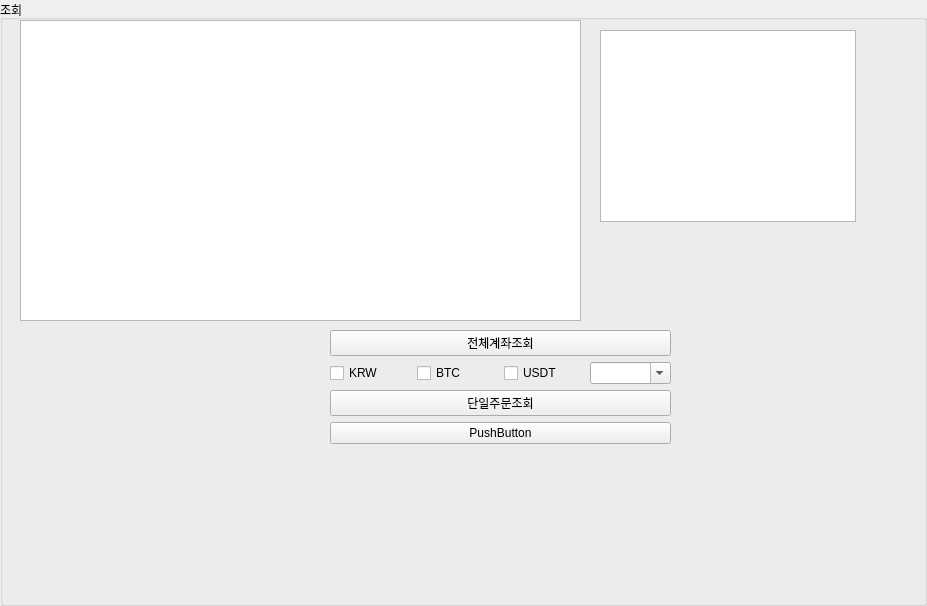
<?xml version="1.0" encoding="UTF-8"?>
<ui version="4.0">
 <class>GroupBox</class>
 <widget class="QGroupBox" name="GroupBox">
  <property name="geometry">
   <rect>
    <x>0</x>
    <y>0</y>
    <width>927</width>
    <height>606</height>
   </rect>
  </property>
  <property name="windowTitle">
   <string>GroupBox</string>
  </property>
  <property name="title">
   <string>조회</string>
  </property>
  <widget class="QWidget" name="verticalLayoutWidget">
   <property name="geometry">
    <rect>
     <x>330</x>
     <y>330</y>
     <width>341</width>
     <height>114</height>
    </rect>
   </property>
   <layout class="QVBoxLayout" name="verticalLayout">
    <item>
     <widget class="QPushButton" name="accountsInquiryBtn">
      <property name="text">
       <string>전체계좌조회</string>
      </property>
     </widget>
    </item>
    <item>
     <layout class="QHBoxLayout" name="horizontalLayout">
      <item>
       <widget class="QCheckBox" name="fiatKRW">
        <property name="enabled">
         <bool>true</bool>
        </property>
        <property name="toolTip">
         <string>KRW마켓을 보여줍니다</string>
        </property>
        <property name="text">
         <string>KRW</string>
        </property>
       </widget>
      </item>
      <item>
       <widget class="QCheckBox" name="fiatBTC">
        <property name="toolTip">
         <string>BTC 마켓을 보여줍니다</string>
        </property>
        <property name="text">
         <string>BTC</string>
        </property>
       </widget>
      </item>
      <item>
       <widget class="QCheckBox" name="fiatUSDT">
        <property name="toolTip">
         <string>USDT 마켓을 보여줍니다</string>
        </property>
        <property name="text">
         <string>USDT</string>
        </property>
       </widget>
      </item>
      <item>
       <widget class="QComboBox" name="singleOrderItems">
        <property name="toolTip">
         <string>KRW만지원합니다</string>
        </property>
        <property name="editable">
         <bool>true</bool>
        </property>
        <property name="currentText">
         <string notr="true"/>
        </property>
       </widget>
      </item>
     </layout>
    </item>
    <item>
     <widget class="QPushButton" name="singleOrdersInquiry">
      <property name="text">
       <string>단일주문조회</string>
      </property>
     </widget>
    </item>
    <item>
     <widget class="QPushButton" name="pushButton">
      <property name="text">
       <string>PushButton</string>
      </property>
     </widget>
    </item>
   </layout>
  </widget>
  <widget class="QUndoView" name="undoView">
   <property name="geometry">
    <rect>
     <x>600</x>
     <y>30</y>
     <width>256</width>
     <height>192</height>
    </rect>
   </property>
  </widget>
  <widget class="QWidget" name="verticalLayoutWidget_2">
   <property name="geometry">
    <rect>
     <x>20</x>
     <y>20</y>
     <width>561</width>
     <height>301</height>
    </rect>
   </property>
   <layout class="QVBoxLayout" name="verticalLayout_2">
    <item>
     <widget class="QPlainTextEdit" name="plainTextEdit">
      <property name="plainText">
       <string/>
      </property>
     </widget>
    </item>
   </layout>
  </widget>
 </widget>
 <resources/>
 <connections/>
</ui>
